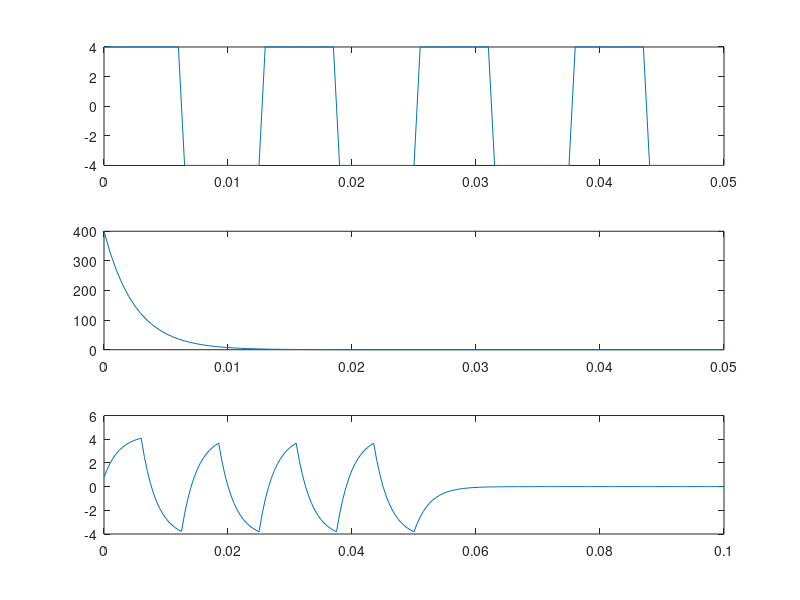

Source code (MATLAB):
 tint = 0;
 tfinal = 0.05;
 tstep = 0.0005;
 
 t = tint : tstep : tfinal;
 
 x = 4 * square( 500*t, 50 );
 
 subplot( 3, 1, 1);
 plot( t, x);
 
 h = 400 * exp( (-400*t) );
 
 subplot( 3, 1, 2);
 plot( t, h);
 
 t2 = 2*tint : tstep : tfinal*2;
 y = conv( x, h) * tstep;
 
 subplot( 3, 1, 3);
 plot( t2, y);